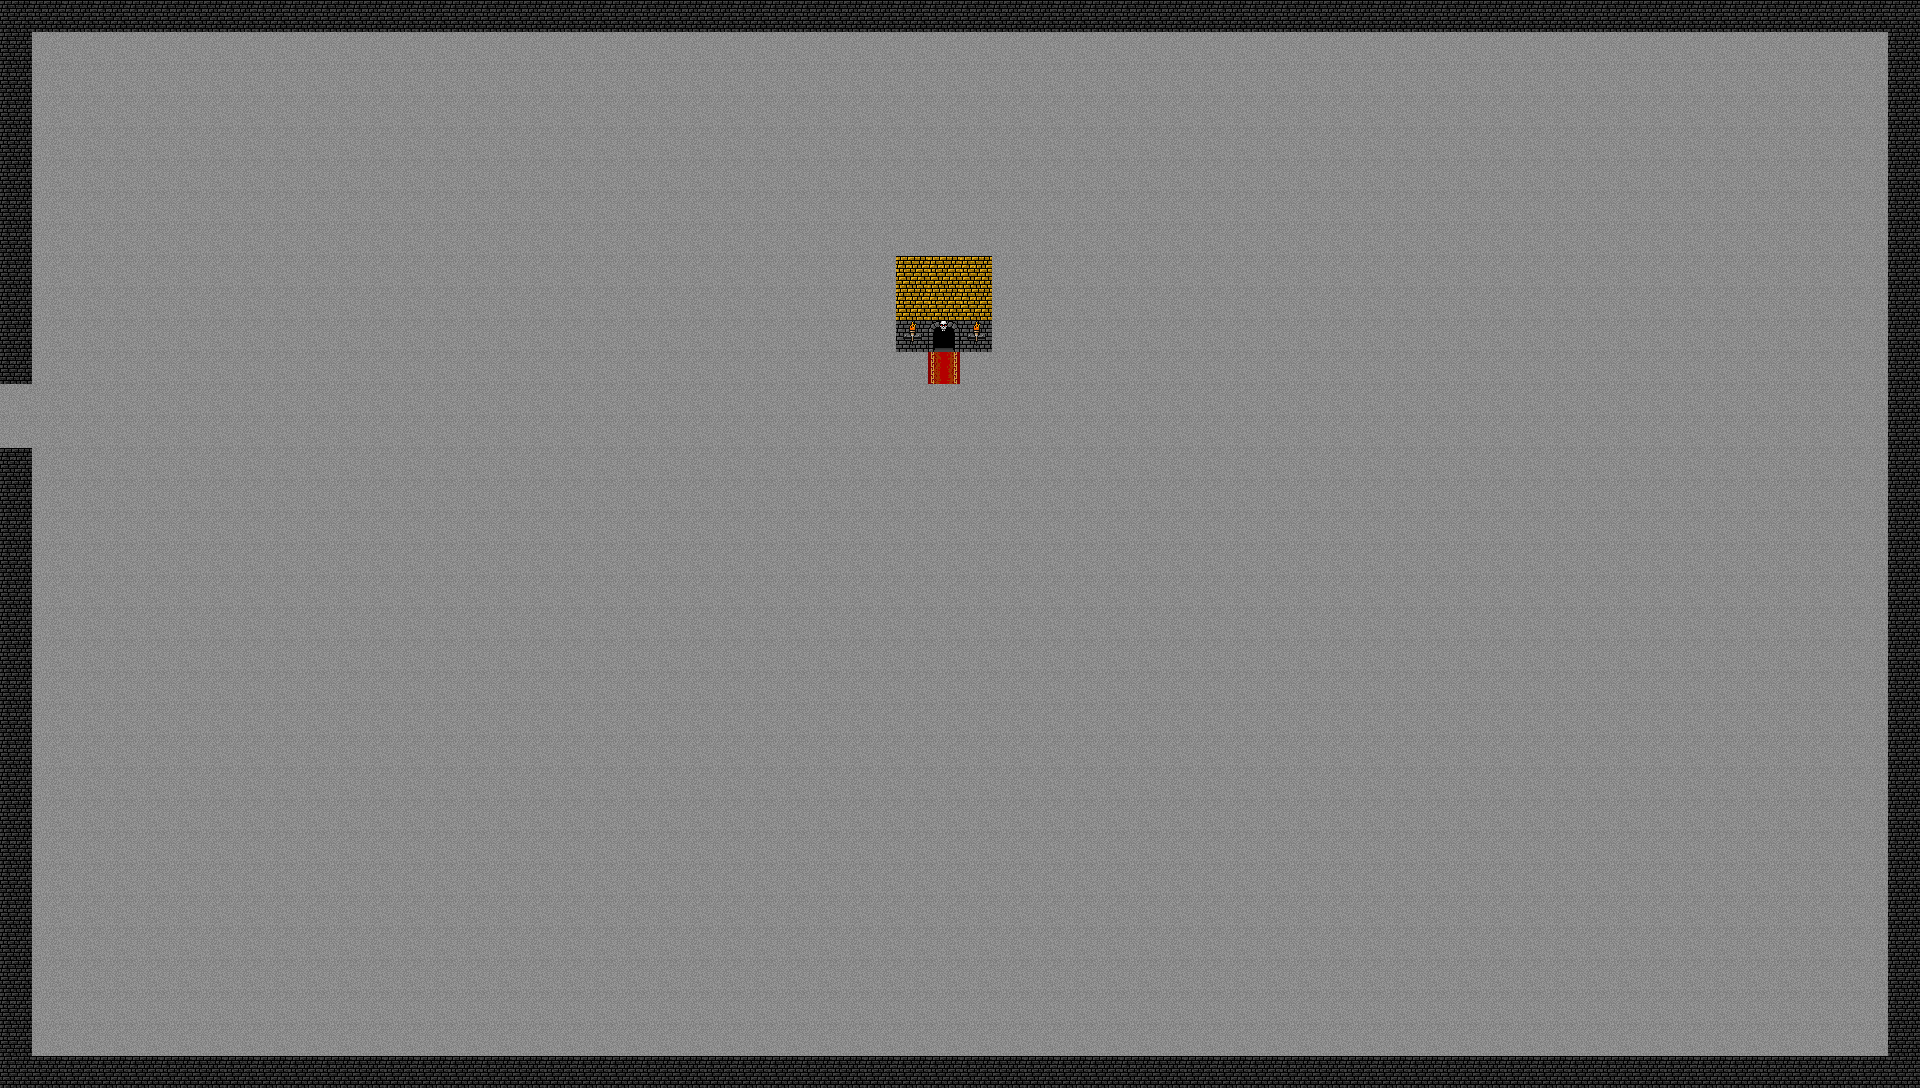

Below is a game level as drawn by its tile map, then a one-line description and the .tmx that defines it (tile-layer data replaced by summaries):
An orthogonal 60x34 tile map with 32x32 px tiles, 2 tile layers (Base, Decorations), 7 tilesets.

<map version="1.0" orientation="orthogonal" width="60" height="34" tilewidth="32" tileheight="32">
 <tileset firstgid="1" source="../tilesets/Dungeon 1.tsx" />
 <tileset firstgid="91" source="../tilesets/Dungeon 2.tsx" />
 <tileset firstgid="235" source="../tilesets/Dungeon 3.tsx" />
 <tileset firstgid="352" source="../tilesets/Dungeon 4.tsx" />
 <tileset firstgid="523" source="../tilesets/Overworld 1.tsx" />
 <tileset firstgid="651" source="../tilesets/Overworld 2.tsx" />
 <tileset firstgid="787" source="../tilesets/Overworld 3.tsx" />
 <layer name="Base" width="60" height="34">
  <data>[2040 cells, 2040 non-empty, 3 distinct tile ids]</data>
 </layer>
 <objectgroup name="Objects" width="60" height="34" />
 <layer name="Decorations" width="60" height="34">
  <data>[2040 cells, 9 non-empty, 3 distinct tile ids]</data>
 </layer>
</map>
